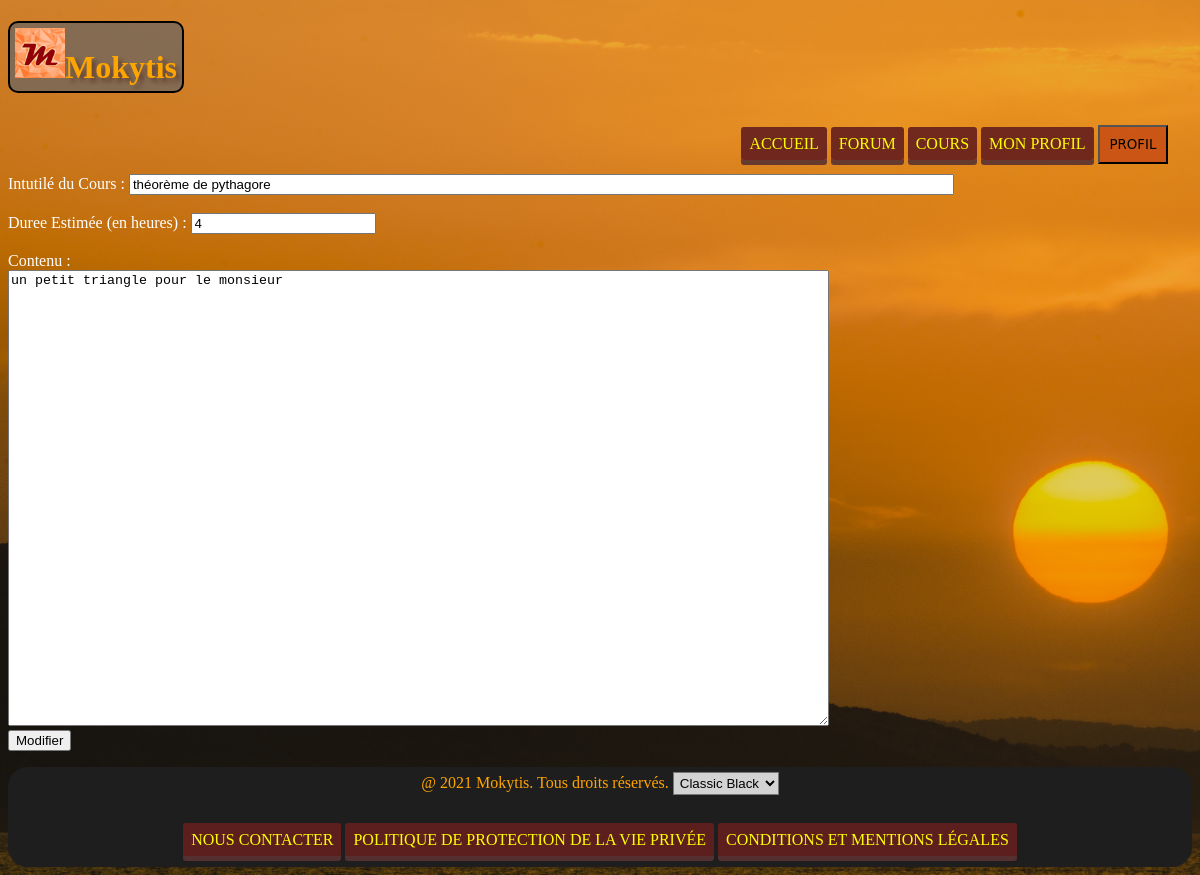
The app's page /index.php?action=ajoutModifCours&idCours=12 (signed in) with its own data.
### tables this page shows
CREATE TABLE COURSSIMPLES(
    idCours INT PRIMARY KEY NOT NULL,
    intituleCours VARCHAR(60) UNIQUE,
    professeur INT,
    accepte BOOL DEFAULT FALSE,
    dateAjout DATE,
    dureeEstimee int,
    contenu VARCHAR(1000),
    FOREIGN KEY (professeur) REFERENCES PROFESSEUR(idProf)
    );

### Controleur/controller.php (called while the page is built, shortened)
<?php
require('Modele/modele.php');
require('Modele/Cours.php');
function ajoutModifCours(){
  $cours=getCoursSimplesId($_GET['idCours']);
  require("Vue/vueAjoutModifCours.php");
}

### Modele/modele.php (called while the page is built, shortened)
<?php
function ouvrirConnexion(){
  try{
      $dbConn=new PDO('mysql:host=localhost;dbname=mokytis', "root", "root");
      return $dbConn;
  }catch(PDOException $e){
    print "Erreur !: ".$e->getMessage() ."<br/>";
    return null;
  }
}
function getCoursSimplesId($id){
  $dbConn = ouvrirConnexion();
  $requete = "select * from COURSSIMPLES where idCours=".$id.";";
  $cours1 = $dbConn->query($requete)->fetch();
  $cours = Cours::avecBDSimple($cours1);
  return $cours;
}
?>

### Modele/Cours.php (called while the page is built, shortened)
<?php
class Cours{
	private $idCours, $intituleCours, $professeur, $accepte, $dateAjout, $dureeEstimee, $contenu;
	public function getIntituleCours(){
		return $this->intituleCours;
	}
	public function getDureeEstimee(){
		return $this->dureeEstimee;
	}
	public function getContenu(){
		return $this->contenu;
	}
	protected function remplirBDSimple(array $row){
		$this->intituleCours=$row['intituleCours'];
		$this->dureeEstimee=$row['dureeEstimee'];
		$this->contenu=$row['contenu'];
	}
	public static function avecBDSimple(array $row){
		$instance=new self();
		$instance->remplirBDSimple($row);
		return $instance;
	}
}
?>

### Vue/vueAjoutModifCours.php (the view, shortened to what this page needs)
<form id="formCours" action="index.php?action=ajoutModifCours&idCours=<?php echo $_GET['idCours'];?>&modif=1" method="post">
  <label for="intituleCours">Intutilé du Cours :</label>
  <input type="text" id="intituleCours" name="intituleCours" size="100" value="<?php echo $cours->getIntituleCours(); ?>">
  <br/><br/>
  <label for="dureeEstimee">Duree Estimée (en heures) : </label>
  <input type="number" id="dureeEstimee" name="dureeEstimee" value="<?php echo $cours->getDureeEstimee(); ?>">
  <br/><br/>
  <label for="contenu">Contenu :</label><br/>
  <textarea id="contenu" name="contenu" rows="30" cols="100"><?php echo $cours->getContenu(); ?>
  </textarea>
  <br/>
  <button id="applyButton" title="valider les modifications effectuées">Modifier</button>
</form>
<?php
require 'template.php';
?>

### Style/orangeIsTheNewBlack.css (style rules this page uses)
body { background-image: url("../Ressources/orangeSunset.jpg"); background-repeat: no-repeat; background-attachment: fixed; background-size: cover; }

### records on screen
courssimples: intituleCours "théorème de pythagore", dureeEstimee "4", contenu "un petit triangle pour le monsieur"
